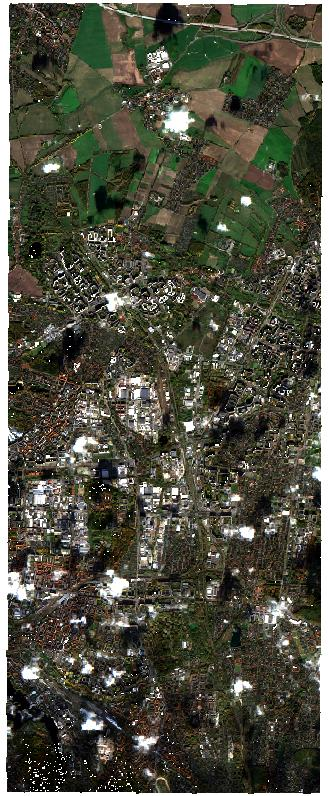
#> input picture Task2/data/Task2_Image.jpg, 329 x 796 px, found by its file name
$ python Task2_1_FeatureDetection.py
#> lines starting #> are read from the running program, lines starting #| are printed output that depends on the picture
### Task2/util.py
import cv2


def readFile_coloured():
    # Taking the Input of the Image File, and returns Image in the form of numpy.ndarray - Coloured
    image_file = r'data\Task2_Image.jpg'
    return cv2.imread(image_file, cv2.IMREAD_COLOR)
#> returned value is the input picture: shape (796, 329, 3); mean B, G, R 66.1, 80, 79.8


def readFile_gray():
    # Taking the Input of the Image File, and returns Image in the form of numpy.ndarray - Gray
    image_file = r'data\Task2_Image.jpg'
    return cv2.imread(image_file, cv2.IMREAD_GRAYSCALE)
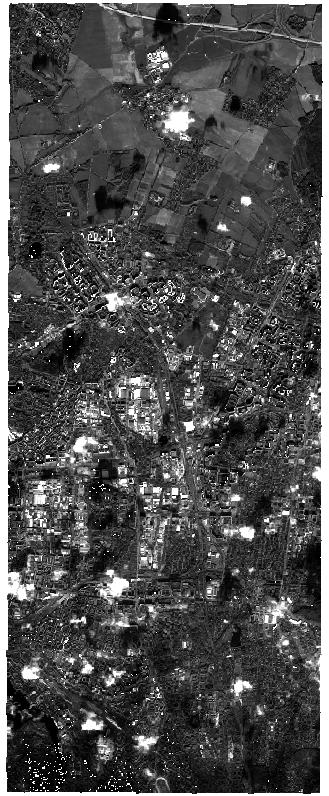
#> returned value: shape (796, 329); min 0, max 255, mean 78.3


def writeImage(image, filename):
    # Writing the output to an image file.
    file_name = r'images\Task2_{}.jpg'.format(filename)
    cv2.imwrite(file_name, image)

### Task2/Task2_1_FeatureDetection.py
import cv2

import util
from matplotlib import pyplot as plt

## SIFT Algorithm

# Fetching the Coloured Image using the Util Class
image_sift = util.readFile_coloured()

# Fetching the Grayscale Image using the Util Class
gray = util.readFile_gray()

# Creating an Object of the SIFT Detection Algorithm
sift = cv2.SIFT_create(nfeatures=5000)
keyPoints, descriptors = sift.detectAndCompute(image_sift, None)
#> keyPoints = 2708 keypoints; strongest (x, y, size): (43, 768, 1.9), (48, 456, 2.6), (68, 214, 2.4), (94, 295, 1.8)
output_featuredet_sift = cv2.drawKeypoints(gray, keyPoints, image_sift,
                                           flags=cv2.DRAW_MATCHES_FLAGS_DRAW_RICH_KEYPOINTS)
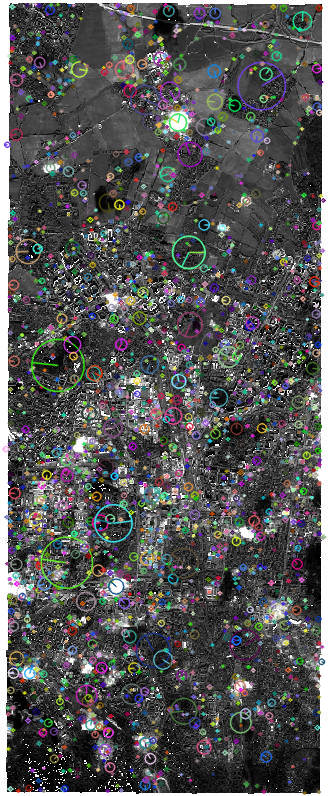
#> output_featuredet_sift: shape (796, 329, 3); mean B, G, R 85.4, 85.3, 85.2

## ORB Algorithm

# Fetching the Coloured Image using the Util Class
image_orb = util.readFile_coloured()

# Fetching the Grayscale Image using the Util Class
gray = util.readFile_gray()

# Creating an Object of the ORB Detection Algorithm
orb = cv2.ORB_create(nfeatures=100)
keyPoints, descriptors = orb.detectAndCompute(image_orb, None)
#> keyPoints = 100 keypoints; strongest (x, y, size): (85, 761, 31), (216, 445, 31), (101, 488, 31), (82, 618, 44.6)
output_featuredet_orb = cv2.drawKeypoints(gray, keyPoints, image_orb, flags=cv2.DRAW_MATCHES_FLAGS_DRAW_RICH_KEYPOINTS)
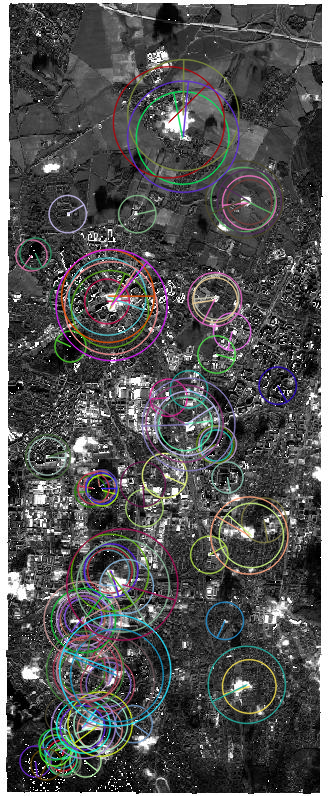
#> output_featuredet_orb: shape (796, 329, 3); mean B, G, R 83.2, 83.4, 83.3


## Plotting and Writing the Image

titles = ['1_FD_GreyOriginalImage', '1_FD_SIFT', '1_FD_ORB']
images = [gray, output_featuredet_orb, output_featuredet_sift]

for title, image in zip(titles, images):
    util.writeImage(image, title)
#> this loop made 3 passes
#> (title, file_name in writeImage) on passes 1 to 3: ('1_FD_GreyOriginalImage', 'images\\Task2_1_FD_GreyOriginalImage.jpg'), ('1_FD_SIFT', 'images\\Task2_1_FD_SIFT.jpg'), ('1_FD_ORB', 'images\\Task2_1_FD_ORB.jpg')

for i in range(len(titles)):
    plt.subplot(1, 3, i + 1), plt.imshow(images[i], 'gray')
    plt.title(titles[i])
    plt.xticks([]), plt.yticks([])

plt.show()
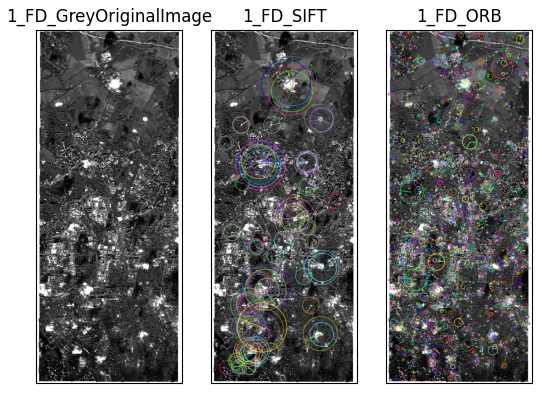
#> figure drawn by matplotlib, 3 panels; B, G, R data is drawn as R, G, B
